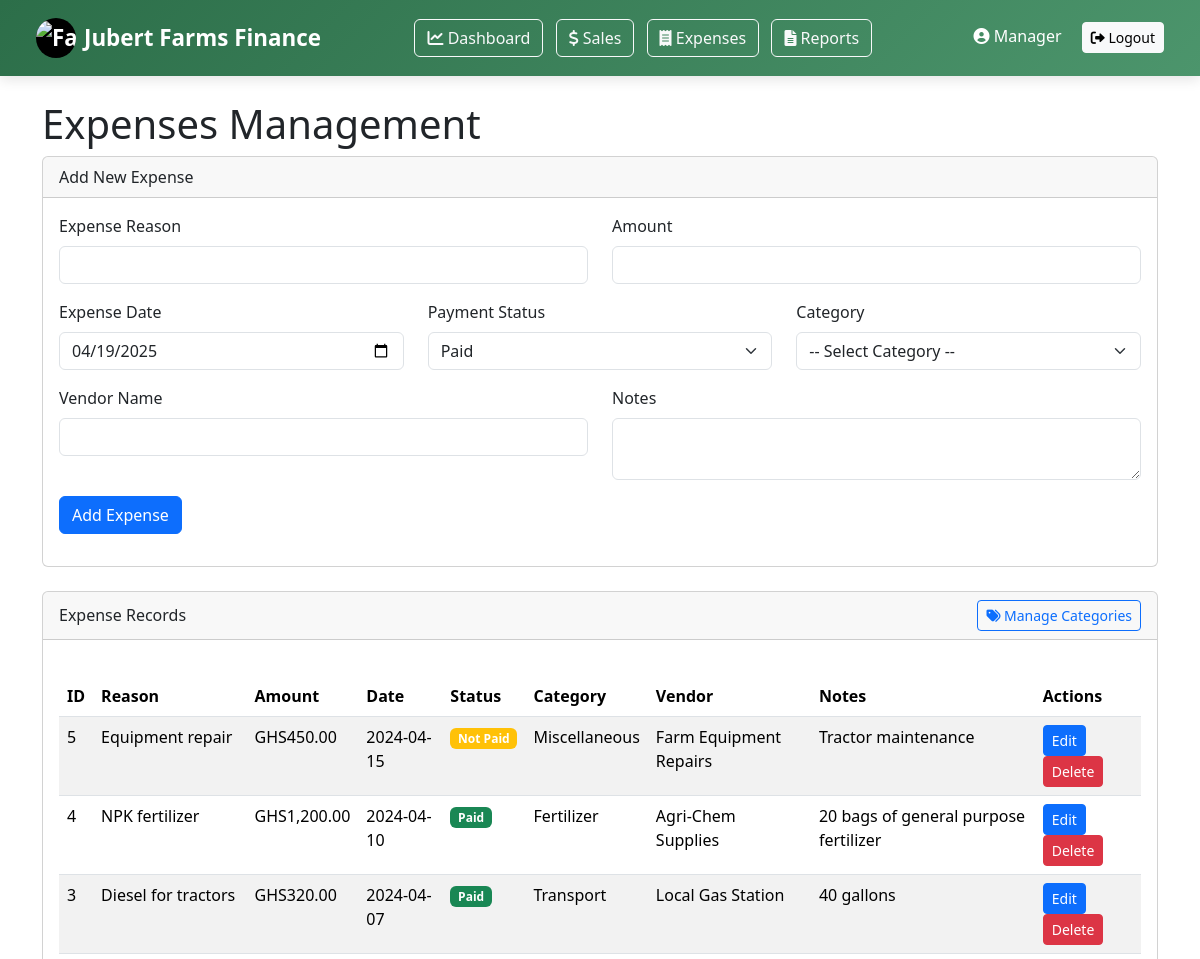
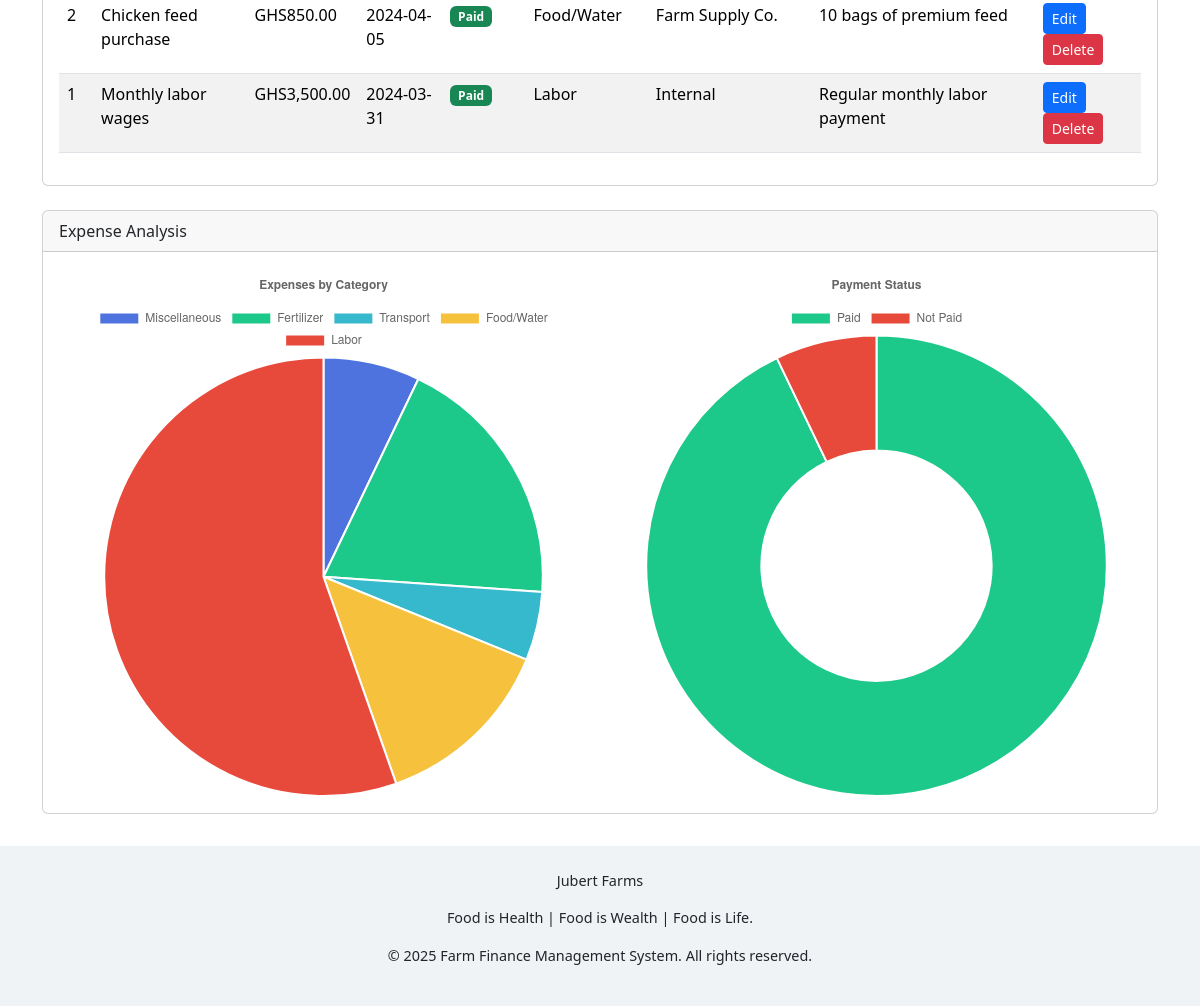
The app's page /manager/manager_expense.php with its own data (2 pictures, top to bottom).
### tables this page shows
CREATE TABLE IF NOT EXISTS expenses (
    expense_id INT AUTO_INCREMENT PRIMARY KEY,
    expense_reason VARCHAR(255) NOT NULL,
    amount DECIMAL(10,2) NOT NULL,
    expense_date DATE NOT NULL,
    payment_status ENUM('Paid', 'Not Paid') NOT NULL DEFAULT 'Paid',
    category_id INT,
    vendor_name VARCHAR(255),  
    notes TEXT,
    receipt_file VARCHAR(255) DEFAULT NULL,
    created_at TIMESTAMP DEFAULT CURRENT_TIMESTAMP,
    FOREIGN KEY (category_id) REFERENCES expense_categories(category_id) ON DELETE SET NULL
);

CREATE TABLE IF NOT EXISTS expense_categories (
    category_id INT AUTO_INCREMENT PRIMARY KEY,
    category_name VARCHAR(100) NOT NULL UNIQUE,
    description TEXT,
    created_at TIMESTAMP DEFAULT CURRENT_TIMESTAMP
);

### manager/manager_expense.php (the view, shortened to what this page needs)
<?php
include '../config/db.php';
$edit_data = null;
$sql = "SELECT e.*, c.category_name
        FROM expenses e
        LEFT JOIN expense_categories c ON e.category_id = c.category_id
        ORDER BY e.expense_date DESC";
$result = $conn->query($sql);
$expenses = [];
while ($row = $result->fetch_assoc()) {
    $expenses[] = $row;
}
?>
<!DOCTYPE html>
<html lang="en">
<head>
    <link href="https://cdn.jsdelivr.net/npm/bootstrap@5.3.0/dist/css/bootstrap.min.css" rel="stylesheet">
    <link rel="stylesheet" href="https://cdnjs.cloudflare.com/ajax/libs/font-awesome/6.0.0/css/all.min.css">
    <link rel="stylesheet" href="assets/css/bootstrap.min.css">
</head>
<body>
        <nav class="navbar navbar-dark">
    <div class="container-fluid">
        <span class="navbar-brand d-flex align-items-center">
            <div class="logo-container-nav me-2">
                <img src="../assets/logo2.JPG" alt="Farm Logo" class="logo-nav">
            </div>
            Jubert Farms Finance
        </span>
            <div class="me-4">
            <a href="../manager/manager_dashboard.php" class="btn btn-outline-light me-2"><i class="fas fa-chart-line"></i> Dashboard</a>
                <a href="../manager/manager_sale.php" class="btn btn-outline-light me-2"><i class="fas fa-dollar-sign"></i> Sales</a>
                <a href="../manager/manager_expense.php" class="btn btn-outline-light me-2"><i class="fas fa-receipt"></i> Expenses</a>
                <a href="../manager/manager_report.php" class="btn btn-outline-light"><i class="fas fa-file-alt"></i> Reports</a>
</div>
            <div>
            <span class="text-white me-3"><i class="fas fa-user-circle"></i> <?php echo $_SESSION['manager_name'] ?? 'Manager'; ?></span>
                <a href="../logout.php" class="btn btn-light btn-sm"><i class="fas fa-sign-out-alt"></i> Logout</a>
            </div>
        </div>
</nav>
<div class="container mt-4">
    <h1>Expenses Management</h1>
    <div class="card mb-4">
        <div class="card-header">
            <?= $edit_data ? 'Edit Expense' : 'Add New Expense' ?>
        </div>
        <div class="card-body">
            <form method="post" action="../manager/manager_expense.php">
                <div class="row">
                    <div class="col-md-6 mb-3">
                        <label for="expense_reason" class="form-label">Expense Reason</label>
                        <input type="text" class="form-control" id="expense_reason" name="expense_reason"
                               value="<?= $edit_data ? $edit_data['expense_reason'] : '' ?>" required>
                    </div>
                    <div class="col-md-6 mb-3">
                        <label for="amount" class="form-label">Amount</label>
                        <input type="number" step="0.01" class="form-control" id="amount" name="amount"
                               value="<?= $edit_data ? $edit_data['amount'] : '' ?>" required>
                    </div>
                </div>
                <div class="row">
                    <div class="col-md-4 mb-3">
                        <label for="expense_date" class="form-label">Expense Date</label>
                        <input type="date" class="form-control" id="expense_date" name="expense_date"
                               value="<?= $edit_data ? $edit_data['expense_date'] : date('Y-m-d') ?>" required>
                    </div>
                    <div class="col-md-4 mb-3">
                        <label for="payment_status" class="form-label">Payment Status</label>
                        <select class="form-select" id="payment_status" name="payment_status" required>
                            <option value="Paid" <?= ($edit_data && $edit_data['payment_status'] == 'Paid') ? 'selected' : '' ?>>Paid</option>
                        </select>
                    </div>
                    <div class="col-md-4 mb-3">
                        <label for="category_id" class="form-label">Category</label>
                        <select class="form-select" id="category_id" name="category_id" required>
                            <option value="">-- Select Category --</option>
                        </select>
                    </div>
                </div>
                <div class="row">
                    <div class="col-md-6 mb-3">
                        <label for="vendor_name" class="form-label">Vendor Name</label>
                        <input type="text" class="form-control" id="vendor_name" name="vendor_name"
                               value="<?= $edit_data ? $edit_data['vendor_name'] : '' ?>">
                    </div>
                    <div class="col-md-6 mb-3">
                        <label for="notes" class="form-label">Notes</label>
                        <textarea class="form-control" id="notes" name="notes" rows="2"><?= $edit_data ? $edit_data['notes'] : '' ?></textarea>
                    </div>
                </div>
                <div class="mb-3">
                    <button type="submit" class="btn btn-primary"><?= $edit_data ? 'Update' : 'Add' ?> Expense</button>
                </div>
            </form>
        </div>
    </div>
    <div class="card mb-4">
        <div class="card-header d-flex justify-content-between align-items-center">
            <span>Expense Records</span>
            <div>
                <a href="../manager/manager_expenses_categories.php" class="btn btn-outline-primary btn-sm">
                    <i class="fas fa-tags"></i> Manage Categories
                </a>
            </div>
        </div>
        <div class="card-body">
            <div class="table-responsive">
                <table class="table table-striped table-hover">
                    <thead>
                        <tr>
                            <th>ID</th>
                            <th>Reason</th>
                            <th>Amount</th>
                            <th>Date</th>
                            <th>Status</th>
                            <th>Category</th>
                            <th>Vendor</th>
                            <th>Notes</th>
                            <th>Actions</th>
                        </tr>
                    </thead>
                    <tbody>
                        <?php if (count($expenses) > 0): ?>
                            <?php foreach ($expenses as $expense): ?>
                                <tr>
                                    <td><?= $expense['expense_id'] ?></td>
                                    <td><?= $expense['expense_reason'] ?></td>
                                    <td>GHS<?= number_format($expense['amount'], 2) ?></td>
                                    <td><?= $expense['expense_date'] ?></td>
                                    <td>
                                        <span class="badge bg-<?= $expense['payment_status'] == 'Paid' ? 'success' : 'warning' ?>">
                                            <?= $expense['payment_status'] ?>
                                        </span>
                                    </td>
                                    <td><?= $expense['category_name'] ?? 'Uncategorized' ?></td>
                                    <td><?= $expense['vendor_name'] ?></td>
                                    <td><?= $expense['notes'] ?></td>
                                    <td>
                                        <a href="../manager/manager_expense.php?edit=<?= $expense['expense_id'] ?>" class="btn btn-sm btn-primary">Edit</a>
                                        <a href="../manager/manager_expense.php?delete=<?= $expense['expense_id'] ?>" class="btn btn-sm btn-danger"
                                           onclick="return confirm('Are you sure you want to delete this expense?')">Delete</a>
                                    </td>
                                </tr>
                            <?php endforeach; ?>
                        <?php else: ?>
                            <tr>
                                <td colspan="9" class="text-center">No expense records found</td>
                            </tr>
                        <?php endif; ?>
                    </tbody>
                </table>
            </div>
        </div>
    </div>
    <div class="card mb-4">
        <div class="card-header">
            Expense Analysis
        </div>
        <div class="card-body">
            <div class="row">
                <div class="col-md-6">
                    <canvas id="categoryChart"></canvas>
                </div>
                <div class="col-md-6">
                    <canvas id="statusChart"></canvas>
                </div>
            </div>
        </div>
    </div>
</div>
<script>
    // Prepare data for category chart
    document.addEventListener('DOMContentLoaded', function() {
        // Category chart
        const categoryCtx = document.getElementById('categoryChart').getContext('2d');
        const categoryChart = new Chart(categoryCtx, {
            type: 'pie',
            data: {
                labels: [
                    <?php
                    $category_data = [];
                    $category_amounts = [];
                    foreach ($expenses as $expense) {
                        $cat_name = $expense['category_name'] ?? 'Uncategorized';
                        if (!isset($category_data[$cat_name])) {
                            $category_data[$cat_name] = 0;
                        }
                        $category_data[$cat_name] += $expense['amount'];
                    }
                    foreach ($category_data as $cat => $amount) {
                        echo "'" . $cat . "', ";
                        $category_amounts[] = $amount;
                    }
                    ?>
                ],
                datasets: [{
                    data: [<?= implode(', ', $category_amounts) ?>],
                    backgroundColor: [
                        '#4e73df', '#1cc88a', '#36b9cc', '#f6c23e', '#e74a3b', '#858796', '#5a5c69'
                    ]
                }]
            },
            options: {
                plugins: {
                    title: {
                        display: true,
                        text: 'Expenses by Category'
                    }
                }
            }
        });
        // Status chart
        const statusCtx = document.getElementById('statusChart').getContext('2d');
        const statusChart = new Chart(statusCtx, {
            type: 'doughnut',
            data: {
                labels: ['Paid', 'Not Paid'],
                datasets: [{
                    data: [
                        <?php
                        $paid = 0;
                        $not_paid = 0;
                        foreach ($expenses as $expense) {
                            if ($expense['payment_status'] == 'Paid') {
                                $paid += $expense['amount'];
                            } else {
                                $not_paid += $expense['amount'];
                            }
                        }
                        echo $paid . ', ' . $not_paid;
                        ?>
                    ],
                    backgroundColor: ['#1cc88a', '#e74a3b']
                }]
            },
            options: {
                plugins: {
                    title: {
                        display: true,
                        text: 'Payment Status'
                    }
                }
            }
        });
    });
</script>
</body>
</html>
<?php
include '../views/footer.php';
?>

### manager/manager_expense.php (style rules this page uses)
:root { --primary-color: #2c6e49; --secondary-color: #4c956c; --accent-color: #fefee3; --light-color: #f0f3f5; --dark-color: #1a3a1a; }
.navbar { background: linear-gradient(135deg, var(--primary-color), var(--secondary-color)) !important; box-shadow: 0 4px 12px rgba(0,0,0,0.1); padding: 0.8rem 1.5rem; }
.navbar-brand { font-weight: 700; font-size: 1.4rem; display: flex; align-items: center; }
.logo-container-nav { width: 40px; height: 40px; border-radius: 50%; background-color: black; display: flex; justify-content: center; align-items: center; overflow: hidden; }
.logo-nav { width: 100%; height: auto; }
.table-responsive { margin-top: 20px; }

### views/footer.php (style rules this page uses)
:root { --primary-color: #2c6e49; --secondary-color: #4c956c; --accent-color: #fefee3; --light-color: #f0f3f5; --dark-color: #1a3a1a; }

### records on screen
expenses: expense_id "5", expense_reason "Equipment repair", amount "450.00", expense_date "2024-04-15", payment_status "Not Paid", category.category_name "Miscellaneous", vendor_name "Farm Equipment Repairs", notes "Tractor maintenance"
expenses: expense_id "4", expense_reason "NPK fertilizer", amount "1,200.00", expense_date "2024-04-10", payment_status "Paid", category.category_name "Fertilizer", vendor_name "Agri-Chem Supplies", notes "20 bags of general purpose fertilizer"
expenses: expense_id "3", expense_reason "Diesel for tractors", amount "320.00", expense_date "2024-04-07", payment_status "Paid", category.category_name "Transport", vendor_name "Local Gas Station", notes "40 gallons"
expenses: expense_id "2", expense_reason "Chicken feed purchase", amount "850.00", expense_date "2024-04-05", payment_status "Paid", category.category_name "Food/Water", vendor_name "Farm Supply Co.", notes "10 bags of premium feed"
expenses: expense_id "1", expense_reason "Monthly labor wages", amount "3,500.00", expense_date "2024-03-31", payment_status "Paid", category.category_name "Labor", vendor_name "Internal", notes "Regular monthly labor payment"

### other values on screen
$_SESSION['manager_name'] "Manager"
chart data {{ $cat }} Miscellaneous, Fertilizer, Transport, Food/Water, Labor
chart data {{ implode(', ', $category_amounts) }} 450, 1200, 320, 850, 3500
chart data {{ $paid }} 5870
chart data {{ $not_paid }} 450
